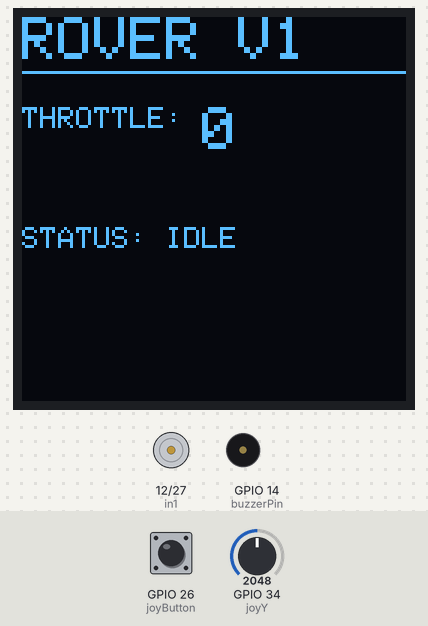
This sketch was run on a simulated ESP32. Shown: 128×128 one-colour display, motor-driver pin pairs drawn as motors (green arrow = first pin HIGH = forward, orange = second pin HIGH = backward, longer = more drive, scaled by the enable pin), buzzer (waves = sounding, pin HIGH). The test bench sets the inputs (shaded band); at power-on: GPIO 34 (joyY) = 2048, GPIO 26 (joyButton) HIGH.

Above: at 1.2 s.
1.3 s: GPIO 34 (joyY) set to 1459
2.8 s: GPIO 34 (joyY) set to 1335
At 3.13 s:
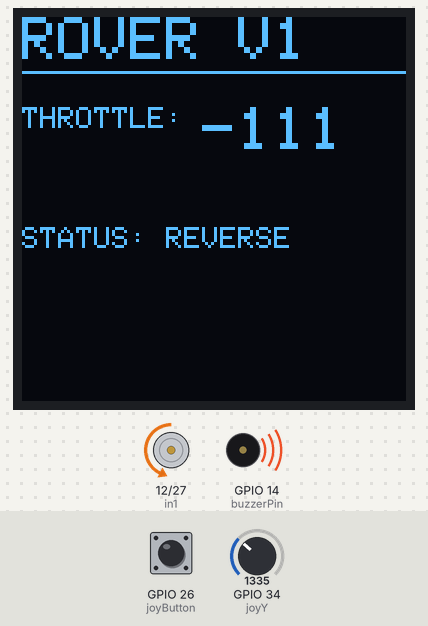
5.0 s: GPIO 26 (joyButton) pulled LOW for 0.15 s
At 5.14 s:
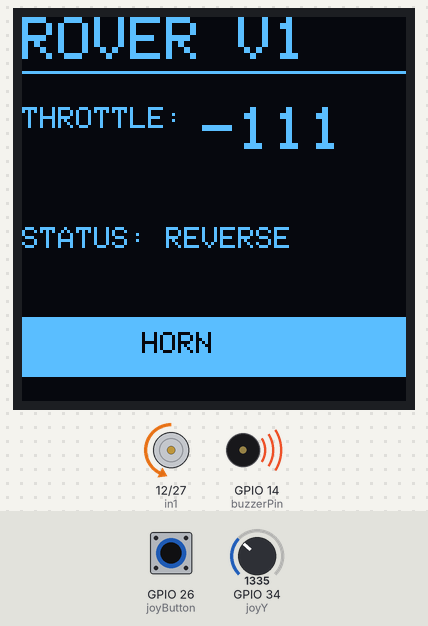
5.7 s: GPIO 34 (joyY) set to 2866
At 6.7 s:
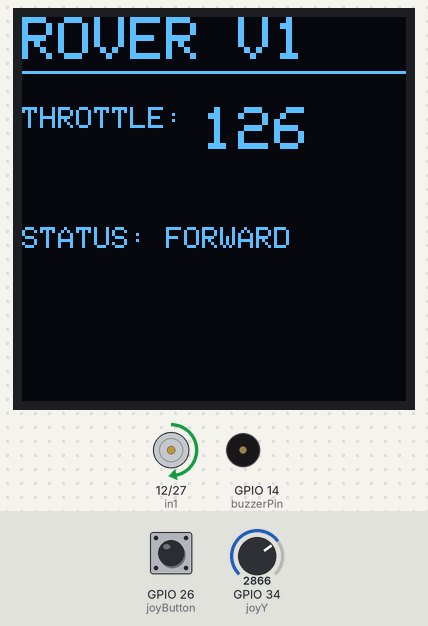
7.2 s: GPIO 26 (joyButton) pulled LOW for 1 s
At 8.0 s:
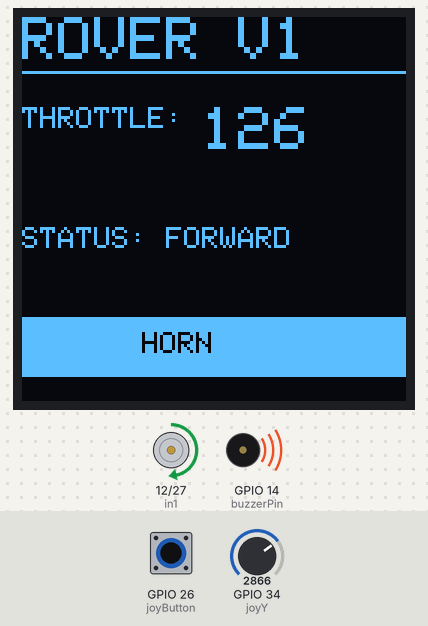
9.8 s: GPIO 34 (joyY) set to 2763
At 11.0 s:
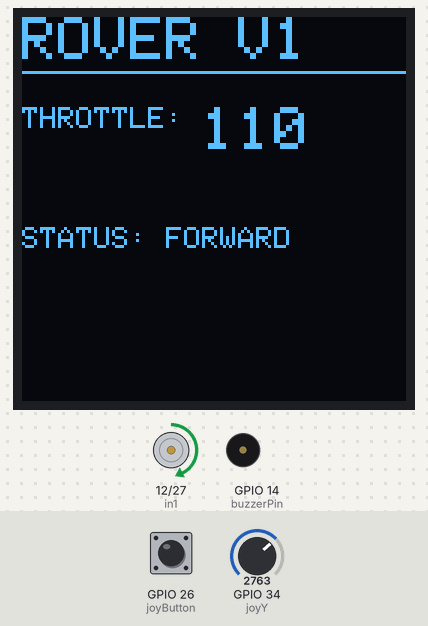
11.3 s: GPIO 34 (joyY) set to 2639
At 12.1 s:
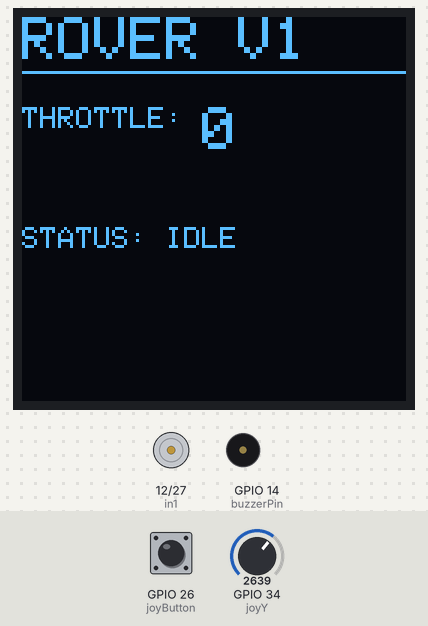
Timing chart, 0 to 13.8 s (numbered marks = the images above; inputs shaded):
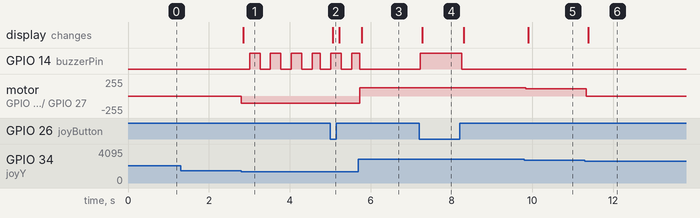

The sketch:

rover_V1_test_power_issue.ino
```cpp
#include <Wire.h>
#include <Adafruit_GFX.h>
#include <Adafruit_SH110X.h>

// --- PIN DEFINITIONS ---
// L298N Motor Pins
const int enA = 13;
const int in1 = 12;
const int in2 = 27;

// Joystick Pins
const int joyY = 34;      // Vertical Axis (Analog)
const int joyButton = 26; // Joystick SW Pin (Digital A0)

// Buzzer Pin
const int buzzerPin = 14;

// --- OLED SETTINGS ---
#define i2c_Address 0x3c
Adafruit_SH1107 display = Adafruit_SH1107(128, 128, &Wire, -1);

// --- PWM SETTINGS ---
const int freq = 100;
const int res = 8;

void setup() {
  Serial.begin(115200);

  // Initialize Motor Pins
  ledcAttach(enA, freq, res);
  pinMode(in1, OUTPUT);
  pinMode(in2, OUTPUT);

  // Initialize Buzzer & Button
  pinMode(buzzerPin, OUTPUT);
  pinMode(joyButton, INPUT_PULLUP);

  // Initialize OLED
  if (!display.begin(i2c_Address, true)) {
    Serial.println("OLED failed!");
  }
  display.clearDisplay();
  display.setRotation(1);
}

void loop() {
  // 1. READ INPUTS
  int yRaw = analogRead(joyY);
  bool buttonPressed = (digitalRead(joyButton) == LOW);

  // 2. LOGIC: Calculate Speed & Direction
  // Map 0-4095 to -255 to 255
  int speed = map(yRaw, 400, 3700, -255, 255);

  // Deadzone to prevent "beeping" or crawling when idle
  if (abs(speed) < 100) speed = 0;

  // 3. ACTUATORS: Drive Motors
  if (speed > 0) { // Forward
    digitalWrite(in1, HIGH);
    digitalWrite(in2, LOW);
    ledcWrite(enA, speed);
  }
  else if (speed < 0) { // Backward
    digitalWrite(in1, LOW);
    digitalWrite(in2, HIGH);
    ledcWrite(enA, abs(speed));
  }
  else { // Stop
    digitalWrite(in1, LOW);
    digitalWrite(in2, LOW);
    ledcWrite(enA, 0);
  }

  // 4. ACTUATORS: Buzzer Logic
  if (buttonPressed) {
    digitalWrite(buzzerPin, HIGH); // Manual Horn
  }
  else if (speed < 0) {
    // Pulsing Reverse Alarm (No delay used!)
    digitalWrite(buzzerPin, (millis() % 500 < 250));
  }
  else {
    digitalWrite(buzzerPin, LOW);
  }

  // 5. DASHBOARD: Update OLED
  updateDashboard(speed, buttonPressed);
}

// Helper function to keep loop() clean
void updateDashboard(int s, bool b) {
  display.clearDisplay();
  display.setCursor(0, 0);
  display.setTextSize(2);
  display.println("ROVER V1");
  display.drawLine(0, 18, 128, 18, SH110X_WHITE);

  display.setCursor(0, 30);
  display.setTextSize(1);
  display.print("THROTTLE: ");
  display.setTextSize(2);
  display.println((int)s); // Use (int) to keep it clean

  display.setCursor(0, 70);
  display.setTextSize(1);
  display.print("STATUS: ");
  if (s > 0) display.println("FORWARD");
  else if (s < 0) display.println("REVERSE");
  else display.println("IDLE");

  if (b) {
    display.fillRect(0, 100, 128, 20, SH110X_WHITE);
    display.setTextColor(SH110X_BLACK);
    display.setCursor(40, 105);
    display.println("HORN");
    display.setTextColor(SH110X_WHITE);
  }

  display.display();
}
```

Measured:
- the behaviour switches between 1410 and 1409 on GPIO 34 (joyY) (found by bisection; images 0 and 1)
- the behaviour switches between 2698 and 2697 on GPIO 34 (joyY) (found by bisection; images 5 and 6)
- after the input at 1.3 s, every drawn part: stays the same
- after the input at 2.8 s, GPIO 14 (buzzerPin): alternates HIGH for 0.26 s and LOW for 0.26 s, starting after 0.21 s; motor on GPIO 12 (in1) / GPIO 27 (in2): stopped → backward 111/255 at once; the display: changes after 0.05 s (image 1)
- after the input at 5.0 s, the display: changes after 0.06 s (image 2)
- after the input at 5.7 s, motor on GPIO 12 (in1) / GPIO 27 (in2): backward 111/255 → forward 126/255 at once; the display: changes after 0.08 s (image 3)
- after the input at 7.2 s, GPIO 14 (buzzerPin): LOW → HIGH at once, → LOW 1.0 s later; the display: changes after 0.07 s (image 4)
- after the input at 9.8 s, motor on GPIO 12 (in1) / GPIO 27 (in2): forward 126/255 → forward 110/255 at once; the display: changes after 0.09 s (image 5)
- after the input at 11.3 s, motor on GPIO 12 (in1) / GPIO 27 (in2): forward 110/255 → stopped at once; the display: changes after 0.08 s (image 6)
